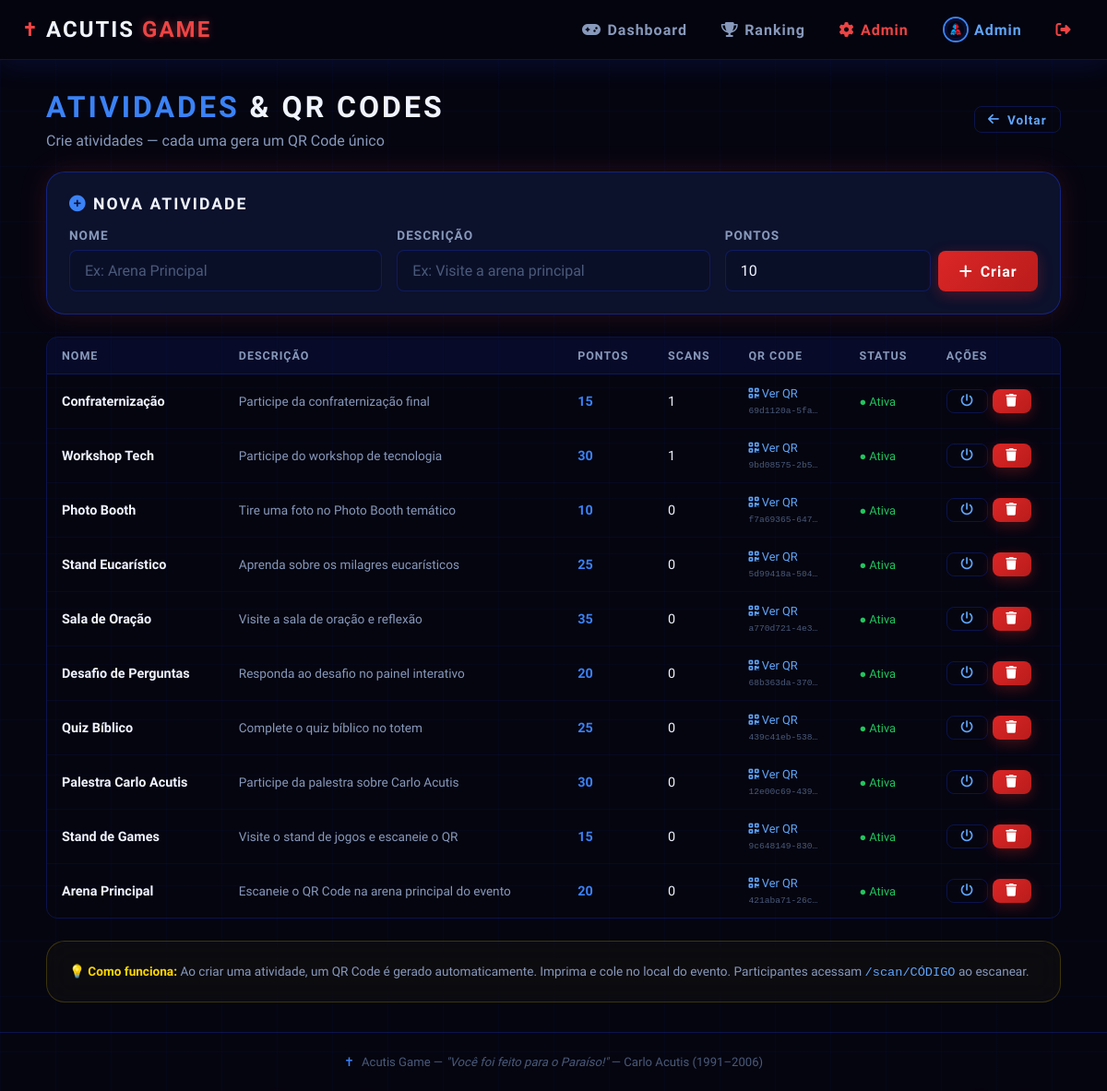
Page /admin/atividades (signed in) on the committed database.
### models/models.py (models this page shows, shortened)
class Participante(UserMixin, db.Model):
    __tablename__ = 'participantes'
    id = db.Column(db.Integer, primary_key=True)
    uid = db.Column(db.String(36), unique=True, default=lambda: str(uuid.uuid4()))
    nome = db.Column(db.String(120), nullable=False)
    nickname = db.Column(db.String(30), unique=True, nullable=False)
    email = db.Column(db.String(150), unique=True, nullable=False)
    whatsapp = db.Column(db.String(20), nullable=False)
    senha_hash = db.Column(db.String(256), nullable=False)
    avatar = db.Column(db.String(200), default='/static/img/default_avatar.png')
    pontos = db.Column(db.Integer, default=0)
    xp = db.Column(db.Integer, default=0)
    streak = db.Column(db.Integer, default=0)
    ultimo_scan = db.Column(db.DateTime, nullable=True)
    is_admin = db.Column(db.Boolean, default=False)
    criado_em = db.Column(db.DateTime, default=datetime.utcnow)
    scans = db.relationship('Scan', backref='participante', lazy='dynamic')
    badges = db.relationship('ParticipanteBadge', backref='participante', lazy='dynamic')

class Atividade(db.Model):
    __tablename__ = 'atividades'
    id = db.Column(db.Integer, primary_key=True)
    nome = db.Column(db.String(120), nullable=False)
    descricao = db.Column(db.Text, default='')
    pontos = db.Column(db.Integer, nullable=False, default=10)
    codigo = db.Column(db.String(36), unique=True, default=lambda: str(uuid.uuid4()))
    ativa = db.Column(db.Boolean, default=True)
    criada_em = db.Column(db.DateTime, default=datetime.utcnow)
    scans = db.relationship('Scan', backref='atividade', lazy='dynamic')

### routes/admin.py (the view)
@admin_bp.route('/atividades')
@admin_required
def atividades():
    lista = Atividade.query.order_by(Atividade.criada_em.desc()).all()
    return render_template('admin/atividades.html', atividades=lista)

### routes/admin.py (called while the page is built)
def admin_required(f):
    @wraps(f)
    @login_required
    def wrapper(*args, **kwargs):
        if not current_user.is_admin:
            flash('Acesso negado. Apenas administradores.', 'error')
            return redirect(url_for('main.index'))
        return f(*args, **kwargs)
    return wrapper

### templates/admin/atividades.html (shortened to what this page needs)
{% extends "base.html" %}
{% block content %}
<div style="max-width:1100px; margin:0 auto;">
    <div style="display:flex; align-items:center; justify-content:space-between; margin-bottom:1.5rem; flex-wrap:wrap; gap:1rem;">
        <div>
            <h1 class="section-title"><span class="accent">ATIVIDADES</span> & QR CODES</h1>
            <p class="text-muted">Crie atividades — cada uma gera um QR Code único</p>
        </div>
        <a href="{{ url_for('admin.panel') }}" class="btn btn-outline btn-sm">
            <i class="fas fa-arrow-left"></i> Voltar
        </a>
    </div>
    <div class="card card-glow mb-3" style="border-color:rgba(30,64,255,.4);">
        <h3 style="font-family:var(--font-display); font-size:1.1rem; letter-spacing:2px; margin-bottom:1rem;">
            <i class="fas fa-plus-circle" style="color:var(--azul-neon);"></i> NOVA ATIVIDADE
        </h3>
        <form method="POST" action="{{ url_for('admin.criar_atividade') }}">
            <div class="grid-3" style="align-items:end;">
                <div class="form-group" style="margin-bottom:0;">
                    <label class="form-label">Nome</label>
                    <input type="text" name="nome" class="form-control" placeholder="Ex: Arena Principal" required>
                </div>
                <div class="form-group" style="margin-bottom:0;">
                    <label class="form-label">Descrição</label>
                    <input type="text" name="descricao" class="form-control" placeholder="Ex: Visite a arena principal">
                </div>
                <div style="display:flex; gap:.5rem; align-items:end;">
                    <div class="form-group" style="margin-bottom:0; flex:1;">
                        <label class="form-label">Pontos</label>
                        <input type="number" name="pontos" class="form-control" value="10" min="1" max="1000" required>
                    </div>
                    <button type="submit" class="btn btn-primary" style="height:44px;">
                        <i class="fas fa-plus"></i> Criar
                    </button>
                </div>
            </div>
        </form>
    </div>
    {% if atividades %}
    <div class="table-container">
        <table class="table">
            <thead>
                <tr>
                    <th>Nome</th>
                    <th>Descrição</th>
                    <th>Pontos</th>
                    <th>Scans</th>
                    <th>QR Code</th>
                    <th>Status</th>
                    <th>Ações</th>
                </tr>
            </thead>
            <tbody>
                {% for a in atividades %}
                <tr>
                    <td style="font-weight:600;">{{ a.nome }}</td>
                    <td style="color:var(--text-muted); font-size:.85rem;">{{ a.descricao or '—' }}</td>
                    <td>
                        <span style="font-family:var(--font-display); font-weight:700; color:var(--azul-neon);">
                            {{ a.pontos }}
                        </span>
                    </td>
                    <td>{{ a.scans.count() }}</td>
                    <td>
                        <a href="/static/qrcodes/{{ a.codigo }}.png" target="_blank"
                           style="color:var(--azul-claro); text-decoration:none; font-size:.8rem;">
                            <i class="fas fa-qrcode"></i> Ver QR
                        </a>
                        <br>
                        <code style="font-size:.6rem; color:var(--text-dim);">{{ a.codigo[:12] }}…</code>
                    </td>
                    <td>
                        {% if a.ativa %}
                        <span style="color:#22c55e; font-size:.8rem;">● Ativa</span>
                        {% else %}
                        <span style="color:var(--vermelho-neon); font-size:.8rem;">● Inativa</span>
                        {% endif %}
                    </td>
                    <td>
                        <div style="display:flex; gap:.3rem;">
                            <a href="{{ url_for('admin.toggle_atividade', id=a.id) }}"
                               class="btn btn-outline btn-sm" title="Ativar/Desativar">
                                <i class="fas fa-power-off"></i>
                            </a>
                            <a href="{{ url_for('admin.excluir_atividade', id=a.id) }}"
                               class="btn btn-danger btn-sm"
                               onclick="return confirm('Excluir atividade {{ a.nome }}?');"
                               title="Excluir">
                                <i class="fas fa-trash"></i>
                            </a>
                        </div>
                    </td>
                </tr>
                {% endfor %}
            </tbody>
        </table>
    </div>
    {% else %}
    <div class="card text-center text-muted" style="padding:3rem;">
        <p style="font-size:2rem; margin-bottom:1rem;">📱</p>
        <p>Nenhuma atividade criada ainda.</p>
        <p>Use o formulário acima para criar atividades e gerar QR Codes.</p>
    </div>
    {% endif %}
    <div class="card mt-3" style="border-color:rgba(255,215,0,.2); background:rgba(255,215,0,.03);">
        <p style="font-size:.85rem; color:var(--text-muted);">
            💡 <strong style="color:gold;">Como funciona:</strong>
            Ao criar uma atividade, um QR Code é gerado automaticamente.
            Imprima e cole no local do evento. Participantes acessam
            <code style="color:var(--azul-claro);">/scan/CÓDIGO</code> ao escanear.
        </p>
    </div>
</div>
{% endblock %}

### templates/base.html (shortened to what this page needs)
<!DOCTYPE html>
<html lang="pt-BR">
<head>
    <link rel="stylesheet" href="https://cdnjs.cloudflare.com/ajax/libs/font-awesome/6.5.0/css/all.min.css">
    <link rel="stylesheet" href="{{ url_for('static', filename='css/main.css') }}">
</head>
<body>
    <div class="bg-particles" id="bgParticles"></div>
    <div class="grid-overlay"></div>
    <nav class="navbar">
        <div class="nav-container">
            <a href="{{ url_for('main.index') }}" class="nav-logo">
                <span class="logo-cross">✝</span>
                <span class="logo-text">ACUTIS <span class="accent">GAME</span></span>
            </a>
            <div class="nav-links">
                {% if current_user.is_authenticated %}
                    <a href="{{ url_for('main.dashboard') }}" class="nav-link">
                        <i class="fas fa-gamepad"></i> Dashboard
                    </a>
                    <a href="{{ url_for('main.ranking') }}" class="nav-link">
                        <i class="fas fa-trophy"></i> Ranking
                    </a>
                    {% if current_user.is_admin %}
                    <a href="{{ url_for('admin.panel') }}" class="nav-link nav-admin">
                        <i class="fas fa-cog"></i> Admin
                    </a>
                    {% endif %}
                    <a href="{{ url_for('main.perfil', nickname=current_user.nickname) }}" class="nav-link nav-user">
                        <img src="{{ current_user.avatar or '/static/img/default_avatar.png' }}" class="nav-avatar" alt="Avatar">
                        {{ current_user.nickname }}
                    </a>
                    <a href="{{ url_for('auth.logout') }}" class="nav-link nav-logout">
                        <i class="fas fa-sign-out-alt"></i>
                    </a>
                {% else %}
                    <a href="{{ url_for('auth.login') }}" class="nav-link">Login</a>
                    <a href="{{ url_for('auth.cadastro') }}" class="btn-nav-primary">Participar</a>
                {% endif %}
            </div>
        </div>
    </nav>
    <main class="main-content">
        {% block content %}{% endblock %}
    </main>
    <footer class="footer">
        <p>
            <span class="footer-cross">✝</span>
            Acutis Game &mdash; <em>"Você foi feito para o Paraíso!"</em>
            &mdash; Carlo Acutis (1991–2006)
        </p>
    </footer>
</body>
</html>

### rows in the picture
Participante: avatar (placeholder picture), nickname "Admin"
Atividade: nome "Confraternização", descricao "Participe da confraternização final", pontos "15", scans.count "1", codigo "69d1120a-5fa", ativa "● Ativa"
Atividade: nome "Workshop Tech", descricao "Participe do workshop de tecnologia", pontos "30", scans.count "1", codigo "9bd08575-2b5", ativa "● Ativa"
Atividade: nome "Photo Booth", descricao "Tire uma foto no Photo Booth temático", pontos "10", scans.count "0", codigo "f7a69365-647", ativa "● Ativa"
Atividade: nome "Stand Eucarístico", descricao "Aprenda sobre os milagres eucarísticos", pontos "25", scans.count "0", codigo "5d99418a-504", ativa "● Ativa"
Atividade: nome "Sala de Oração", descricao "Visite a sala de oração e reflexão", pontos "35", scans.count "0", codigo "a770d721-4e3", ativa "● Ativa"
Atividade: nome "Desafio de Perguntas", descricao "Responda ao desafio no painel interativo", pontos "20", scans.count "0", codigo "68b363da-370", ativa "● Ativa"
Atividade: nome "Quiz Bíblico", descricao "Complete o quiz bíblico no totem", pontos "25", scans.count "0", codigo "439c41eb-538", ativa "● Ativa"
Atividade: nome "Palestra Carlo Acutis", descricao "Participe da palestra sobre Carlo Acutis", pontos "30", scans.count "0", codigo "12e00c69-439", ativa "● Ativa"
Atividade: nome "Stand de Games", descricao "Visite o stand de jogos e escaneie o QR", pontos "15", scans.count "0", codigo "9c648149-830", ativa "● Ativa"
Atividade: nome "Arena Principal", descricao "Escaneie o QR Code na arena principal do evento", pontos "20", scans.count "0", codigo "421aba71-26c", ativa "● Ativa"
